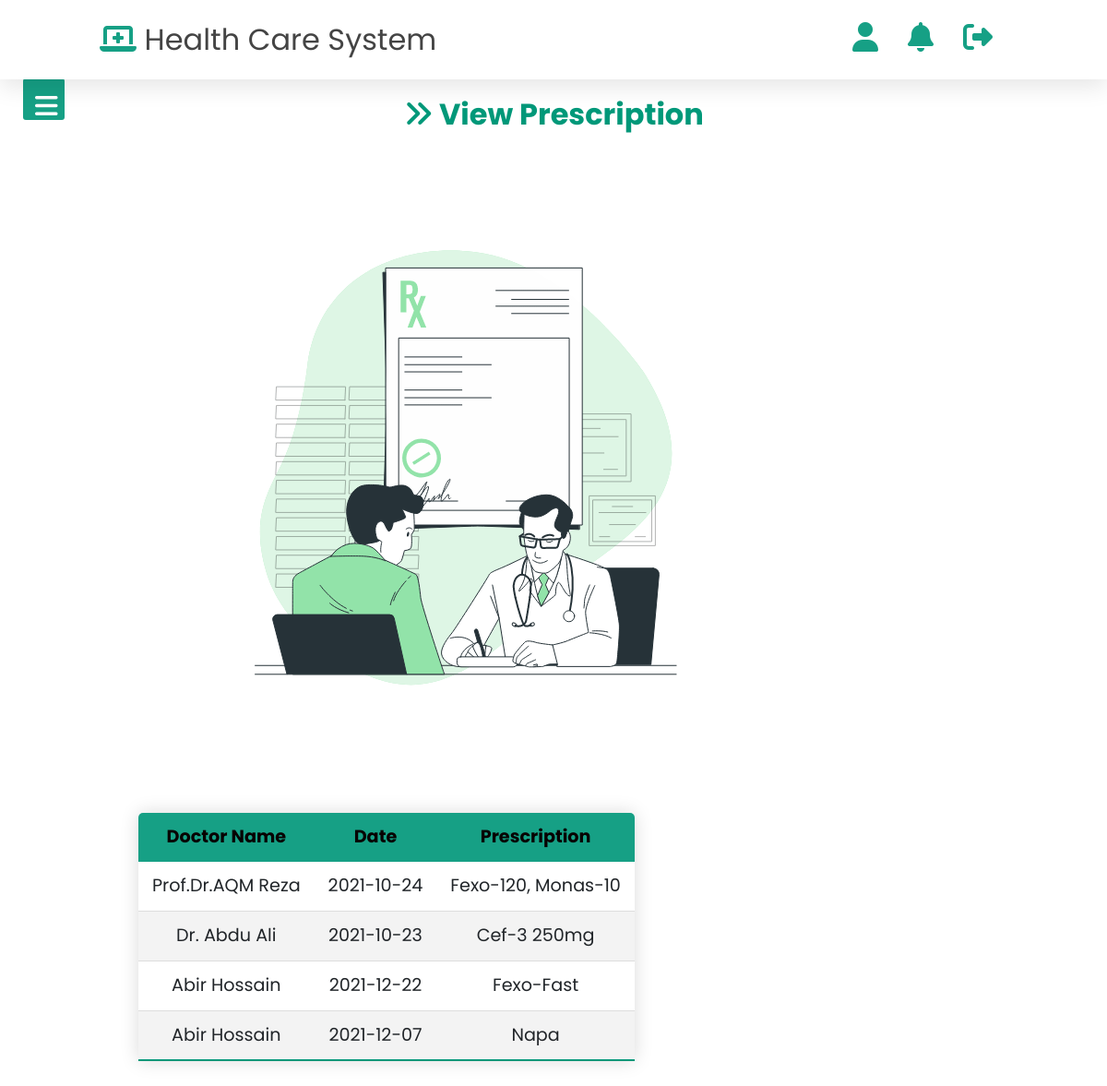
Screenshot of /PHP/Patient/Seepresc.php (signed in) with the database file from the repository.
### tables this page shows
CREATE TABLE `prescriptiontbl` (
  `prsid` int(11) NOT NULL,
  `did` int(11) NOT NULL,
  `pid` int(11) NOT NULL,
  `prescription` varchar(100) NOT NULL,
  `Date` date NOT NULL,
  `Dtname` varchar(100) NOT NULL
);

### PHP/Patient/Seepresc.php (the view, shortened to what this page needs)
<?php
require_once './includes/header.php';
require_once './includes/sidebar.php';
?>
<body>
    <section class="viewpres">
    <div class="titletext">
        <h2><i class="fas fa-angle-double-right"></i> View Prescription </h2>
    </div>
        <div class="prescimg">
            <img src="../../Images/prescription.gif" alt="">
        </div>
        <div class="presctbl">
            <table class="tablestyle">
                <thead>
                    <tr>
                        <th>Doctor Name</th>
                        <th>Date</th>
                        <th>Prescription</th>
                    </tr>
                </thead>
                <tbody>
                    <?php
                    $user_name = $_SESSION["user_name"];
                    $query = "SELECT * FROM patienttbl WHERE ptusername='$user_name';";
                    require_once '../conn.php';
                    $result = mysqli_query($conn, $query);
                    while ($row = mysqli_fetch_assoc($result)) {
                        $ptid = $row['pid'];
                    }
                    require_once '../conn.php';
                    $query = "SELECT *FROM prescriptiontbl where pid='$ptid'";
                    $result = mysqli_query($conn, $query);
                    while ($r = mysqli_fetch_array($result)) {
                        echo '<tr>';
                        echo '<td><center>' . $r['Dtname'] . '</center></td>';
                        echo '<td><center>' . $r['Date'] . '</center></td>';
                        echo '<td><center>' . $r['prescription'] . '</center></td>';
                        echo '</tr>';
                    }
                    ?>
                </tbody>
            </table>
        </div>
    </section>
</body>

### PHP/Patient/css/style.css (style rules this page uses)
* { margin: 0; padding: 0; box-sizing: border-box; font-family: "Poppins", sans-serif; outline: none; border: none; text-transform: capitalize; text-decoration: none; }
.tablestyle { border-collapse: collapse; margin: 25px 0; margin-bottom: 101px; font-size: 1.2rem; min-width: 400px; border-radius: 5px 5px 0 0; overflow: hidden; box-shadow: 0 0 20px rgba(0, 0, 0, 0.15); }
.tablestyle thead tr { background-color: #16a085; color: #070000; text-align: center; font-weight: bold; }
.tablestyle th, .tablestyle td { padding: 12px 15px; }
.tablestyle tbody tr { border-bottom: 1px solid #dddddd; }
.tablestyle tbody tr:nth-of-type(even) { background-color: #f3f3f3; }
.tablestyle tbody tr:last-of-type { border-bottom: 2px solid #009879; }
.prescimg { float: left; margin-top: 100px; margin-left: 250px; }
.presctbl { float: left; margin-top: 100px; margin-left: 150px; font-size: 1.5rem; }
.titletext h2 { padding: 5px; color: #009879; text-align: center; font-weight: bold; }

### rows the page displays
prescriptiontbl: Dtname "Prof.Dr.AQM Reza", Date "2021-10-24", prescription "Fexo-120, Monas-10"
prescriptiontbl: Dtname "Dr. Abdu Ali", Date "2021-10-23", prescription "Cef-3 250mg"
prescriptiontbl: Dtname "Abir Hossain", Date "2021-12-22", prescription "Fexo-Fast"
prescriptiontbl: Dtname "Abir Hossain", Date "2021-12-07", prescription "Napa"
